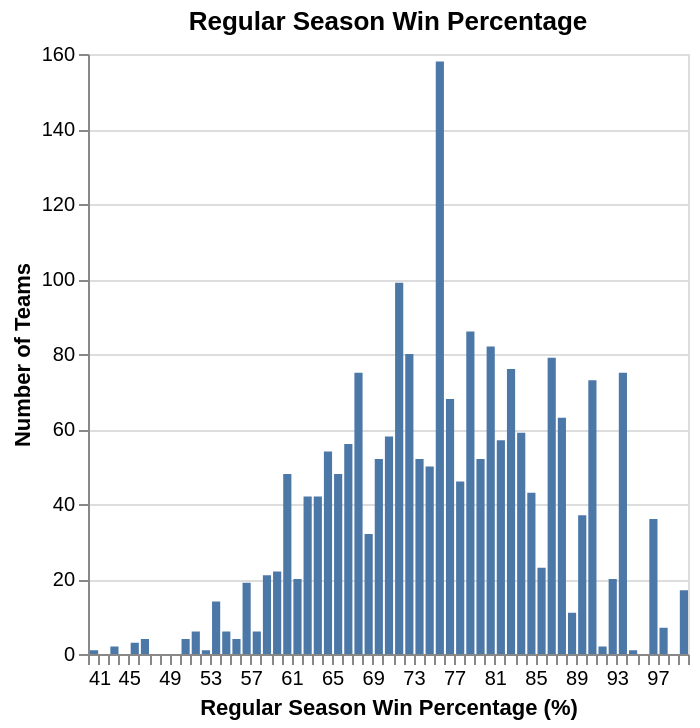

The code cell stored with this chart in its notebook:
### Markdown cell above
<div style="background-color: #f0f0f0; padding: 10px;">
    
#### Task 4.4: Plot the distribution of two relevant variables in the raw data (4 points)

- Use `altair` to plot the distribution of one of the numeric variables in your tidied data set.

- Use `altair` to create a visualization showing the relative proportions of each category/level for one of categorical variable in your tidied data set. 

- Clearly label the variable that is being plotted in each plot.

*Notes:* 
- *Be sure the output is as clear as possible, provide an English title along with readable x and y column names*

- *You may also add more code cells to this section*

</div>

### Code cell
import altair as alt
alt.Chart(WMM_tidy).mark_bar().encode(
    x=alt.X("reg_wins_pct").bin(maxbins=100).title("Regular Season Win Percentage (%)"),
    y=alt.Y("count()").title("Number of Teams")
).properties(
    title="Regular Season Win Percentage")

### Figure 1 — Vega-Lite specification as saved in the notebook (floating-point values rounded to 4 significant figures; data arrays with more than 128 entries replaced by an {"elided": "..."} marker saying what was removed)
{"config": {"view": {"continuousWidth": 300, "continuousHeight": 300}}, "data": {"name": "data-6446a0a6f975f4b9a4df3fa291c859b0"}, "mark": {"type": "bar"}, "encoding": {"x": {"bin": {"maxbins": 100}, "field": "reg_wins_pct", "title": "Regular Season Win Percentage (%)", "type": "quantitative"}, "y": {"aggregate": "count", "title": "Number of Teams", "type": "quantitative"}}, "title": "Regular Season Win Percentage", "$schema": "https://vega.github.io/schema/vega-lite/v5.20.1.json", "datasets": {"data-6446a0a6f975f4b9a4df3fa291c859b0": {"elided": "2092 records"}}}
